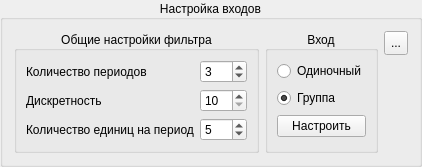
              <widget class="QGroupBox" name="gboxInputSettings">
               <property name="sizePolicy">
                <sizepolicy hsizetype="Fixed" vsizetype="Expanding">
                 <horstretch>0</horstretch>
                 <verstretch>0</verstretch>
                </sizepolicy>
               </property>
               <property name="title">
                <string>Настройка входов</string>
               </property>
               <property name="alignment">
                <set>Qt::AlignCenter</set>
               </property>
               <layout class="QHBoxLayout" name="horizontalLayout_8">
                <item>
                 <widget class="QGroupBox" name="gboxInputSettingsFilter">
                  <property name="title">
                   <string>Общие настройки фильтра</string>
                  </property>
                  <property name="alignment">
                   <set>Qt::AlignCenter</set>
                  </property>
                  <layout class="QVBoxLayout" name="verticalLayout_2">
                   <item>
                    <layout class="QFormLayout" name="formLayout">
                     <item row="0" column="0">
                      <widget class="QLabel" name="lblPeriods">
                       <property name="text">
                        <string>Количество периодов</string>
                       </property>
                      </widget>
                     </item>
                     <item row="0" column="1">
                      <widget class="QSpinBox" name="sbPeriods">
                       <property name="sizePolicy">
                        <sizepolicy hsizetype="Maximum" vsizetype="Fixed">
                         <horstretch>0</horstretch>
                         <verstretch>0</verstretch>
                        </sizepolicy>
                       </property>
                       <property name="accelerated">
                        <bool>true</bool>
                       </property>
                       <property name="minimum">
                        <number>1</number>
                       </property>
                       <property name="maximum">
                        <number>100</number>
                       </property>
                       <property name="value">
                        <number>3</number>
                       </property>
                      </widget>
                     </item>
                     <item row="1" column="0">
                      <widget class="QLabel" name="lblDiscret">
                       <property name="text">
                        <string>Дискретность</string>
                       </property>
                      </widget>
                     </item>
                     <item row="1" column="1">
                      <widget class="QSpinBox" name="sbDiscret">
                       <property name="accelerated">
                        <bool>true</bool>
                       </property>
                       <property name="minimum">
                        <number>10</number>
                       </property>
                       <property name="maximum">
                        <number>40</number>
                       </property>
                       <property name="singleStep">
                        <number>10</number>
                       </property>
                      </widget>
                     </item>
                     <item row="2" column="0">
                      <widget class="QLabel" name="lblSignal">
                       <property name="sizePolicy">
                        <sizepolicy hsizetype="Minimum" vsizetype="Preferred">
                         <horstretch>0</horstretch>
                         <verstretch>0</verstretch>
                        </sizepolicy>
                       </property>
                       <property name="text">
                        <string>Количество единиц на период</string>
                       </property>
                       <property name="scaledContents">
                        <bool>true</bool>
                       </property>
                      </widget>
                     </item>
                     <item row="2" column="1">
                      <widget class="QSpinBox" name="sbSignal">
                       <property name="sizePolicy">
                        <sizepolicy hsizetype="Minimum" vsizetype="Fixed">
                         <horstretch>0</horstretch>
                         <verstretch>0</verstretch>
                        </sizepolicy>
                       </property>
                       <property name="minimum">
                        <number>1</number>
                       </property>
                       <property name="maximum">
                        <number>100</number>
                       </property>
                       <property name="value">
                        <number>5</number>
                       </property>
                      </widget>
                     </item>
                    </layout>
                   </item>
                  </layout>
                 </widget>
                </item>
                <item>
                 <widget class="QGroupBox" name="gboxInput">
                  <property name="title">
                   <string>Вход</string>
                  </property>
                  <property name="alignment">
                   <set>Qt::AlignCenter</set>
                  </property>
                  <layout class="QVBoxLayout" name="verticalLayout_3">
                   <item>
                    <widget class="QRadioButton" name="radioButtonInputSingle">
                     <property name="text">
                      <string>Одиночный</string>
                     </property>
                    </widget>
                   </item>
                   <item>
                    <widget class="QRadioButton" name="radioButtonInputGroup">
                     <property name="text">
                      <string>Группа</string>
                     </property>
                     <property name="checked">
                      <bool>true</bool>
                     </property>
                    </widget>
                   </item>
                   <item>
                    <widget class="QPushButton" name="pushButtonInputSet">
                     <property name="text">
                      <string>Настроить</string>
                     </property>
                    </widget>
                   </item>
                  </layout>
                 </widget>
                </item>
                <item>
                 <layout class="QVBoxLayout" name="verticalLayout_5">
                  <item>
                   <widget class="QToolButton" name="toolButtonInputHelp">
                    <property name="minimumSize">
                     <size>
                      <width>24</width>
                      <height>24</height>
                     </size>
                    </property>
                    <property name="maximumSize">
                     <size>
                      <width>24</width>
                      <height>24</height>
                     </size>
                    </property>
                    <property name="toolTip">
                     <string>Справка по настройке входов</string>
                    </property>
                    <property name="text">
                     <string>...</string>
                    </property>
                    <property name="icon">
                     <iconset resource="resource.qrc">
                      <normaloff>:/images/resource/images/help.png</normaloff>:/images/resource/images/help.png</iconset>
                    </property>
                   </widget>
                  </item>
                  <item>
                   <spacer name="verticalSpacer_2">
                    <property name="orientation">
                     <enum>Qt::Vertical</enum>
                    </property>
                    <property name="sizeHint" stdset="0">
                     <size>
                      <width>20</width>
                      <height>40</height>
                     </size>
                    </property>
                   </spacer>
                  </item>
                 </layout>
                </item>
               </layout>
              </widget>
